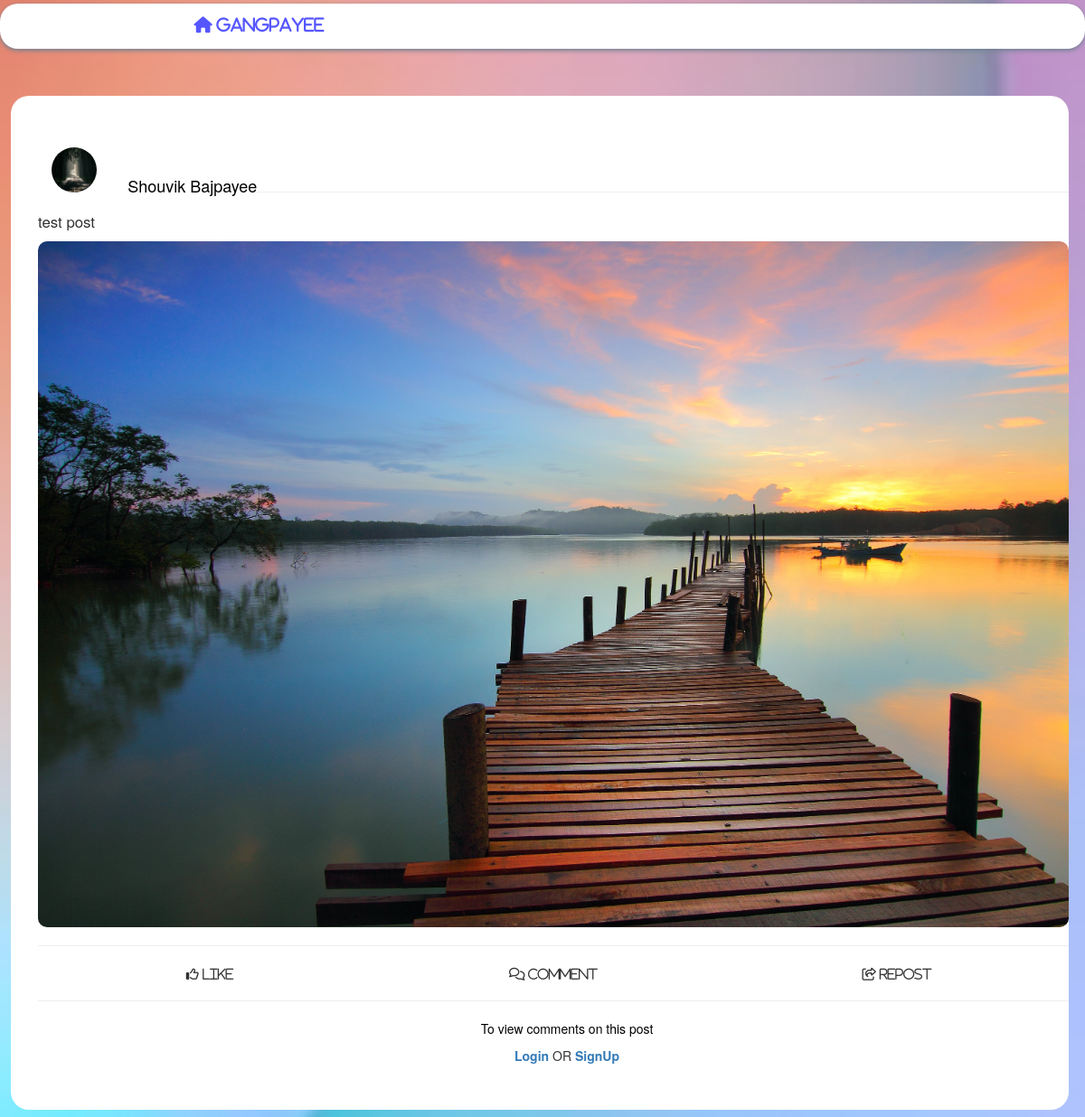
The page /post/30 on the database as committed earlier.
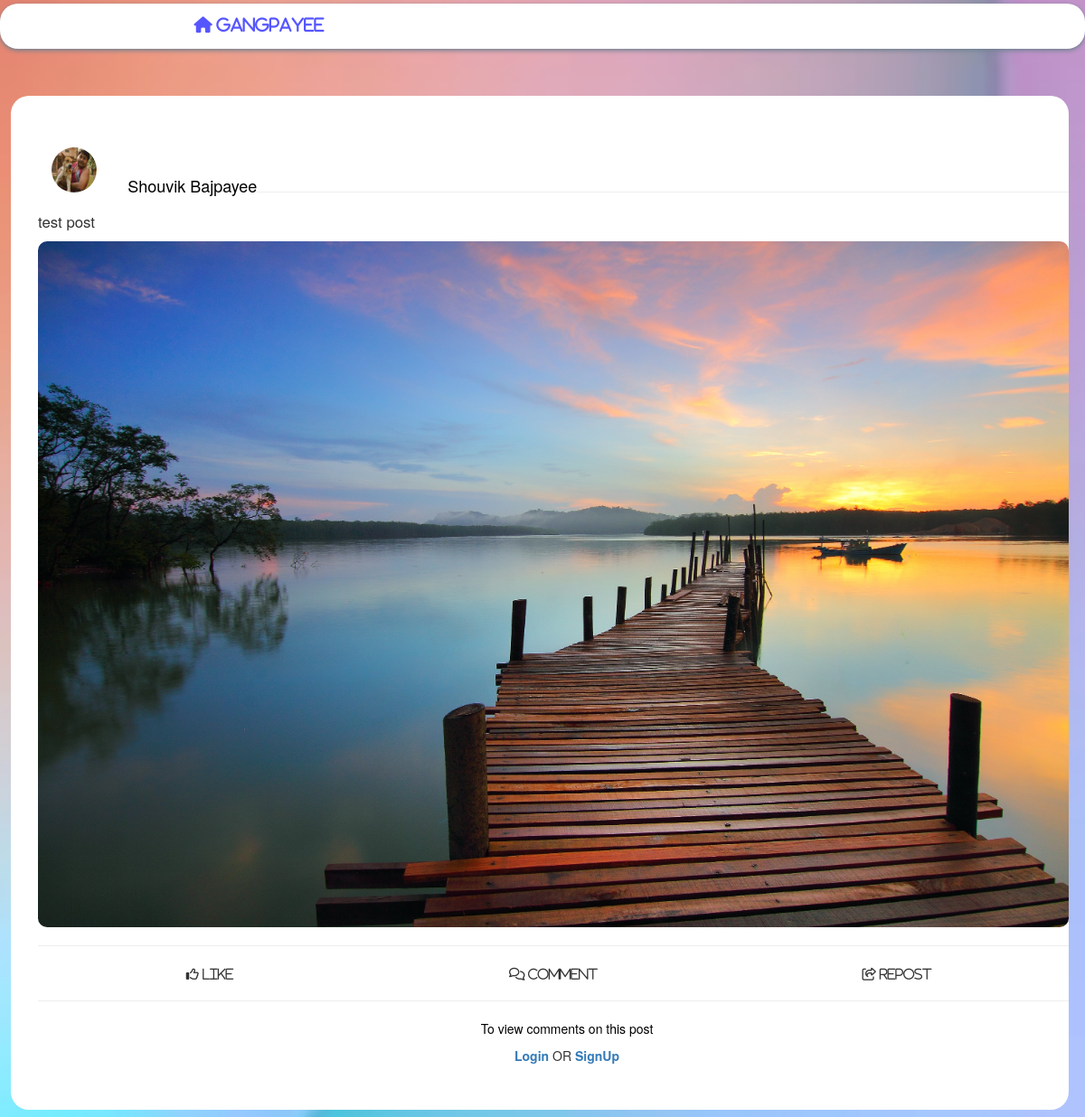
The same page on the database as committed later.
### tables this page shows
CREATE TABLE users(
            username VARCHAR2(50) PRIMARY KEY,
            firstname VARCHAR2(50) NOT NULL,
            lastname VARCHAR2(50) NOT NULL,
            email VARCHAR2(50) NOT NULL,
            phone VARCHAR2(13) NOT NULL,
            password VARCHAR2(100) NOT NULL,
            image VARCHAR2(150) DEFAULT 'defaultProfileImage.png'
        );

CREATE TABLE post(
            id INTEGER PRIMARY KEY AUTOINCREMENT,
            username VARCHAR2(1000),
            desc VARCHAR2(1000000000000000000),
            media VARCHAR2(1000)
        );

### app.py (the view)
@app.route("/post/<int:pid>")
def post(pid):
    if request.cookies.get('username'):
        user = request.cookies.get('username')
        post = postDB.getPost(pid)
        comments = commentDB.getComments(pid)
        likes = likeDB.getLikes(pid)
        likedUsers = likeDB.usersLiked(pid)
        no_likes = likes[0][0]
        liked = 0
        for i in range(len(likedUsers)):
            if user in likedUsers[i][0]:
                liked = 1
        postid = post[0][6]
        firstname = post[0][1]
        lastname = post[0][2]
        desc = post[0][4]
        image = post[0][0]
        name = firstname +' '+ lastname
        return render_template("post.html", liked=liked, no_likes=no_likes, post=post, user=user, firstname=firstname, lastname=lastname, postid=postid, comments=comments, desc=desc, image=image,name=name)
    else:
        post = postDB.getPost(pid)
        firstname = post[0][1]
        lastname = post[0][2]
        postid = post[0][6]
        return render_template("post2.html", post=post, firstname=firstname, lastname=lastname, postid=postid)

### postDB.py (called while the page is built)
def getPost(pid):
    db.execute("""
        SELECT u.image,u.firstname,u.lastname,p.username,p.desc,p.media,p.id FROM users AS u INNER JOIN post AS p ON (p.username=u.username) WHERE p.id={}
    """.format(pid))
    post = db.fetchall()
    return post

### templates/post2.html (shortened to what this page needs)
<!DOCTYPE html>
<html lang="en">
<head>
    <link rel="stylesheet" href="https://maxcdn.bootstrapcdn.com/bootstrap/3.4.0/css/bootstrap.min.css">
</head>
<body align="center">
    <nav id="navbar">
        <div id="title" class="container">
            <a href="/"><i class="fas fa-home" style="color: rgba(0, 0, 255, 0.664); margin-left: -55%;">
                    GangPayee</i></a>
        </div>
    </nav>
    <br><br>
    <div class="container" id="maindiv" style="background-color: white;">
        <br>
        <br>
        <div>
            {% for i in range(post|length) %}
            <div class="container" id="postContainer">
                <a href="/account/{{ post[i][3] }}">
                    <div class="container" style="margin-bottom: -3%; padding-top: 1%;">
                        <img src="/images/profilePics/{{ post[i][0] }}" alt="dp" id="postDp" style="float: left;">
                        <h4 style="color: black; float: left; margin-left: 3%; padding-top: 2%;">{{ post[i][1] }}
                            {{ post[i][2] }}</h4>
                    </div>
                </a>
                <hr>
                {% if post[i][4]|length %}
                <p style="font-size: 120%;" align="left">{{ post[i][4] }}</p>
                {% endif %}
                {% if post[i][5]|length %}
                {% if ((".mp4" in post[i][5]) or (".ogg" in post[i][5])) %}
                <video id="video" class="border" controls height="100%" width="100%" style="border-radius: 10px;">
                    <source src="/posts/postMedia/{{ post[i][5] }}" type="video/mp4" preload="auto">
                </video>
                {% elif ((".mp3" in post[i][5]) or (".ogg" in post[i][5])) %}
                <audio controls>
                    <source src="/posts/postMedia/{{ post[i][5] }}" type="audio/ogg">
                    <source src="/posts/postMedia/{{ post[i][5] }}" type="audio/mpeg">
                </audio>
                {% else %}
                <a href="/media/{{ post[i][5] }}">
                    <img src="/posts/postMedia/{{ post[i][5] }}" alt="media" width="100%" height="100%"
                        style="border-radius: 10px;">
                </a>
                {% endif %}
                {% endif %}
                <hr>
                <div class="container row">
                    <div class="col-sm-4 col-xs-4 container">
                        <i class="far fa-thumbs-up"> Like</i>
                    </div>
                    <div class="col-sm-4 col-xs-4 container">
                        <i class="far fa-comments"> Comment</i>
                    </div>
                    <div class="col-sm-4 col-xs-4 container">
                        <i class="far fa-share-square"> Repost</i>
                    </div>
                </div>
                <hr>
                <div class="container" id="commentSection">
                    <p style="color: black;">To view comments on this post</p>
                    <p><a><span style="font-weight: bold;" data-toggle="modal" data-target="#myModal">Login</span></a>
                        OR <a href="/signup"><span style="font-weight: bold;">SignUp</span></a></p>
                </div>
                <br>
            </div>
            {% endfor %}
        </div>
        <br>
    </div>
</body>
</html>

### templates/post2.html (style rules this page uses)
html { scroll-behavior: smooth; }
#navbar { background-color: white; height: 50px; box-shadow: 0px 2px 5px 0px slategray; text-decoration: none; -moz-border-radius: 20px; -webkit-border-radius: 20px; border-radius: 20px; }
#title { font-size: large; font-weight: 500; font-family: "Comic Sans MS", cursive, sans-serif; padding-top: 12px; color: rgb(0, 0, 255); }
#postDp { vertical-align: middle; width: 50px; height: 50px; border-radius: 50%; }
#postContainer { border-radius: 10px; padding-top: 6px; }
body { background-image: url('/images/bg.jpeg'); background-position: center; background-repeat: no-repeat; background-size: cover; background-attachment: fixed; }
#maindiv { text-decoration: none; -moz-border-radius: 20px; -webkit-border-radius: 20px; border-radius: 20px; margin: 1%; }

Rows that differ between the two databases and show on the page:
changed users "Shouvik": image: a different picture
